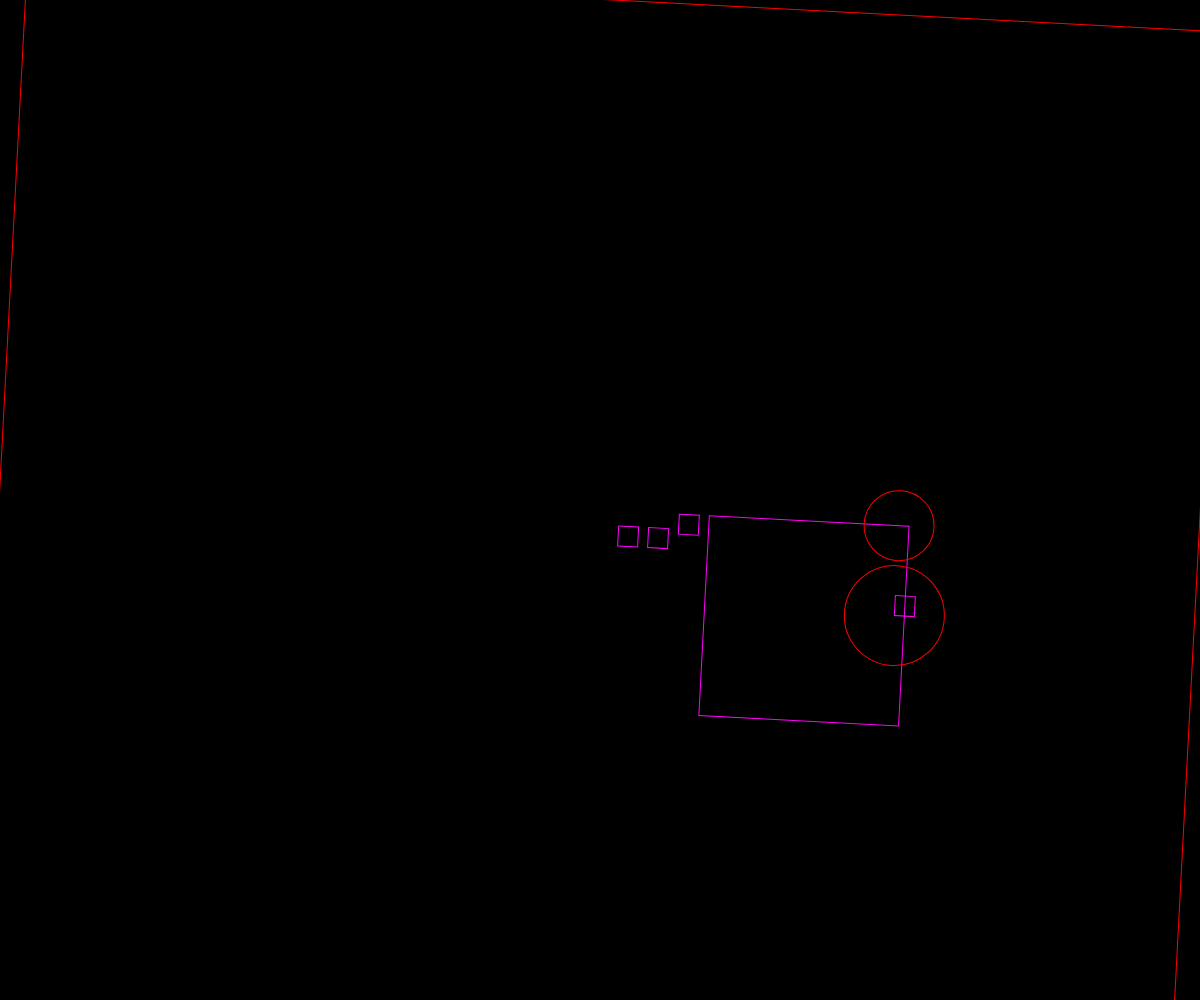
Frame 1 (no input)
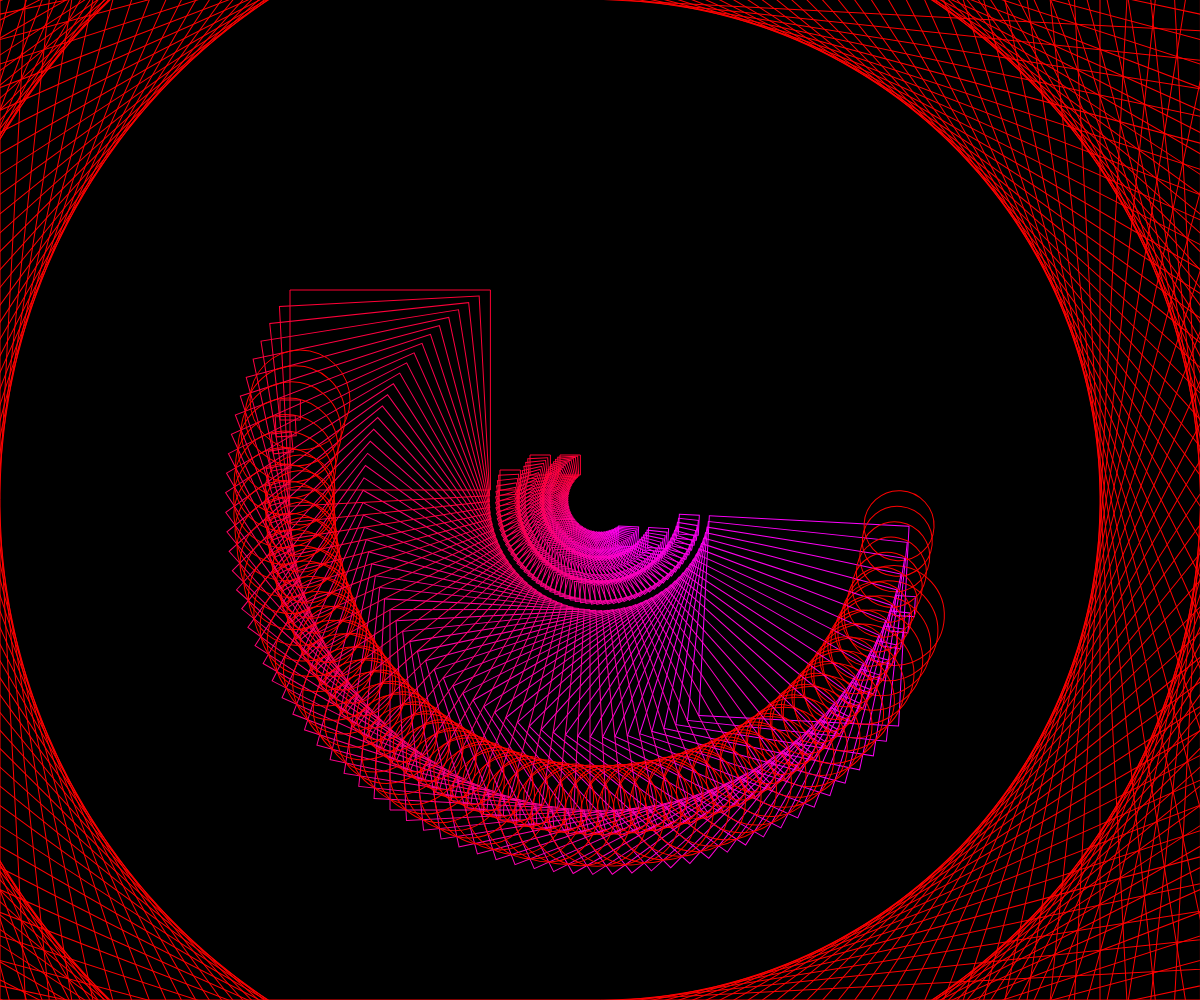
Frame 60 (no input)
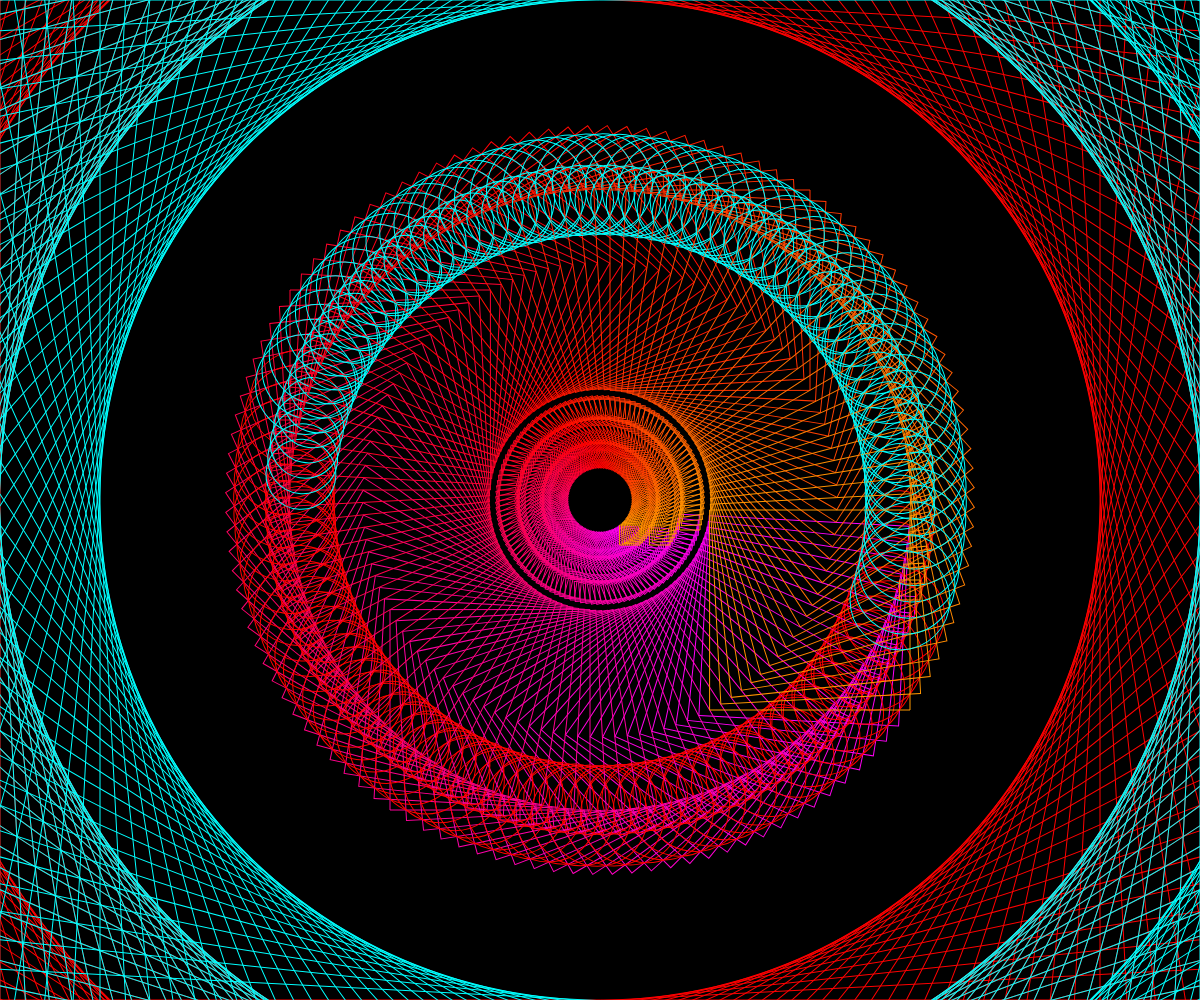
Frame 120 (the mouse pressed at the canvas centre since frame 60)

The p5.js sketch that drew these frames (run headless with seeded random() and noise() and a simulated clock; from frame 60 on, the mouse is pressed at the canvas centre):

// p5.js sketch
// ── sketch.js
function preload() {
  // put preload code here
}

function setup() {
  createCanvas(windowWidth, windowHeight);
  angleMode(DEGREES);
  frameRate(24);
  background("black");
}

function draw() {

  noFill();

  {
    translate(width / 2, height / 2);
    rotate(frameCount * 3);
    stroke("gold");
    strokeWeight(1);
    stroke(lerpColor(color("magenta"), color("yellow"), frameCount / 150));
    square(300, 80, 20);
    square(20, 25, 20);
    square(50, 25, 20);
    square(80, 10, 20);
    square(110, 10, 200);
    colorMode(HSB, 100);
    stroke(100 * mouseX / windowWidth, 100, 100);
    ellipse(300, 10, 70);
    ellipse(300, 100, 100);
    strokeWeight(1);
    rect(-width / 2, -height / 2, width);
    pop();

  }
}
